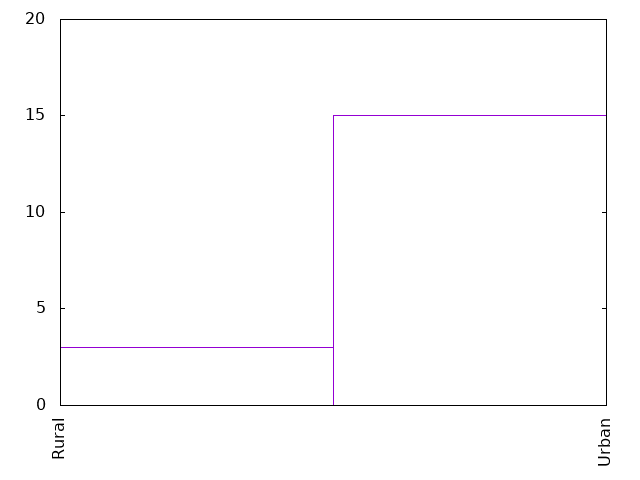

Write gnuplot code to recreate this figure.
set term png
set out "18-20home.png"
set key off
set xtics rotate
set yrange[0:20]

plot '18-20home.dat' using 1:xticlabel(2) with boxes
